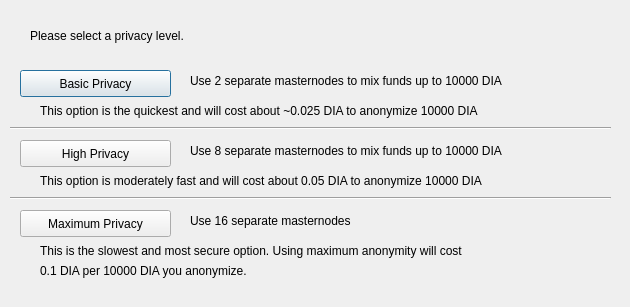
<?xml version="1.0" encoding="UTF-8"?>
<ui version="4.0">
 <class>ObfuscationConfig</class>
 <widget class="QDialog" name="ObfuscationConfig">
  <property name="geometry">
   <rect>
    <x>0</x>
    <y>0</y>
    <width>630</width>
    <height>307</height>
   </rect>
  </property>
  <property name="windowTitle">
   <string>Configure Obfuscation</string>
  </property>
  <widget class="QPushButton" name="buttonBasic">
   <property name="geometry">
    <rect>
     <x>20</x>
     <y>70</y>
     <width>151</width>
     <height>27</height>
    </rect>
   </property>
   <property name="text">
    <string>Basic Privacy</string>
   </property>
  </widget>
  <widget class="QPushButton" name="buttonHigh">
   <property name="geometry">
    <rect>
     <x>20</x>
     <y>140</y>
     <width>151</width>
     <height>27</height>
    </rect>
   </property>
   <property name="text">
    <string>High Privacy</string>
   </property>
  </widget>
  <widget class="QPushButton" name="buttonMax">
   <property name="geometry">
    <rect>
     <x>20</x>
     <y>210</y>
     <width>151</width>
     <height>27</height>
    </rect>
   </property>
   <property name="text">
    <string>Maximum Privacy</string>
   </property>
  </widget>
  <widget class="QLabel" name="label">
   <property name="geometry">
    <rect>
     <x>30</x>
     <y>20</y>
     <width>571</width>
     <height>31</height>
    </rect>
   </property>
   <property name="text">
    <string>Please select a privacy level.</string>
   </property>
  </widget>
  <widget class="QLabel" name="label_2">
   <property name="geometry">
    <rect>
     <x>190</x>
     <y>70</y>
     <width>421</width>
     <height>21</height>
    </rect>
   </property>
   <property name="text">
    <string>Use 2 separate masternodes to mix funds up to 10000 DIA</string>
   </property>
  </widget>
  <widget class="QLabel" name="label_3">
   <property name="geometry">
    <rect>
     <x>190</x>
     <y>140</y>
     <width>411</width>
     <height>21</height>
    </rect>
   </property>
   <property name="text">
    <string>Use 8 separate masternodes to mix funds up to 10000 DIA</string>
   </property>
  </widget>
  <widget class="QLabel" name="label_4">
   <property name="geometry">
    <rect>
     <x>190</x>
     <y>210</y>
     <width>421</width>
     <height>21</height>
    </rect>
   </property>
   <property name="text">
    <string>Use 16 separate masternodes</string>
   </property>
  </widget>
  <widget class="QLabel" name="label_6">
   <property name="geometry">
    <rect>
     <x>40</x>
     <y>100</y>
     <width>561</width>
     <height>21</height>
    </rect>
   </property>
   <property name="text">
    <string>This option is the quickest and will cost about ~0.025 DIA to anonymize 10000 DIA</string>
   </property>
  </widget>
  <widget class="QLabel" name="label_7">
   <property name="geometry">
    <rect>
     <x>40</x>
     <y>170</y>
     <width>561</width>
     <height>21</height>
    </rect>
   </property>
   <property name="text">
    <string>This option is moderately fast and will cost about 0.05 DIA to anonymize 10000 DIA</string>
   </property>
  </widget>
  <widget class="QLabel" name="label_8">
   <property name="geometry">
    <rect>
     <x>40</x>
     <y>240</y>
     <width>561</width>
     <height>21</height>
    </rect>
   </property>
   <property name="text">
    <string>This is the slowest and most secure option. Using maximum anonymity will cost</string>
   </property>
  </widget>
  <widget class="QLabel" name="label_9">
   <property name="geometry">
    <rect>
     <x>40</x>
     <y>260</y>
     <width>561</width>
     <height>21</height>
    </rect>
   </property>
   <property name="text">
    <string>0.1 DIA per 10000 DIA you anonymize.</string>
   </property>
  </widget>
  <widget class="Line" name="line">
   <property name="geometry">
    <rect>
     <x>10</x>
     <y>120</y>
     <width>601</width>
     <height>16</height>
    </rect>
   </property>
   <property name="orientation">
    <enum>Qt::Horizontal</enum>
   </property>
  </widget>
  <widget class="Line" name="line_2">
   <property name="geometry">
    <rect>
     <x>10</x>
     <y>190</y>
     <width>601</width>
     <height>16</height>
    </rect>
   </property>
   <property name="orientation">
    <enum>Qt::Horizontal</enum>
   </property>
  </widget>
 </widget>
 <resources/>
 <connections/>
</ui>
